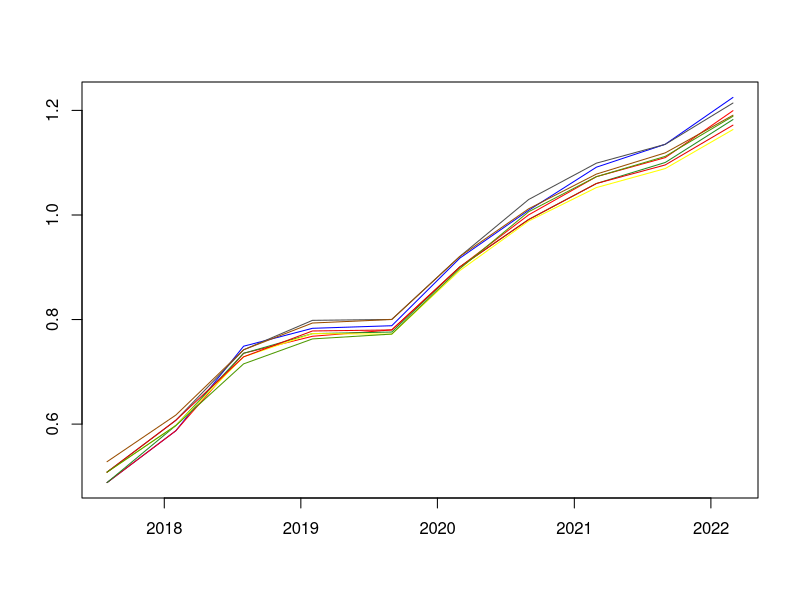
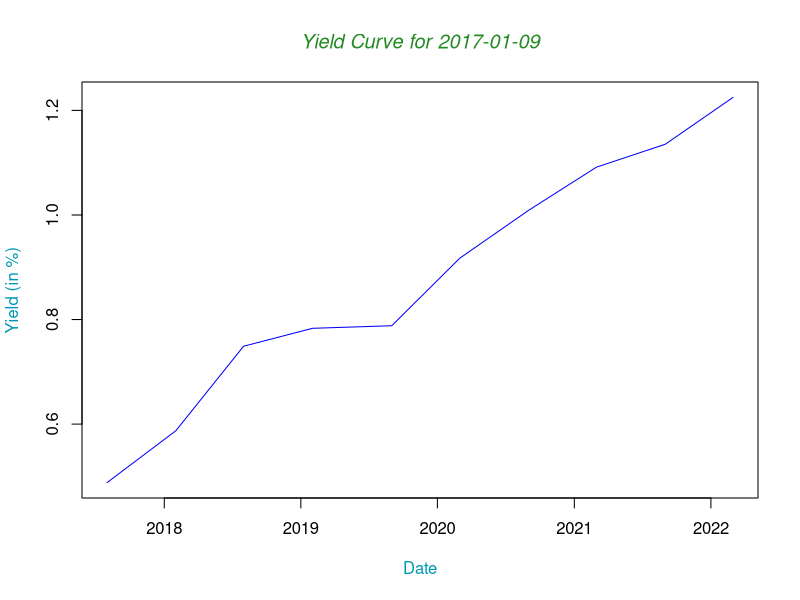
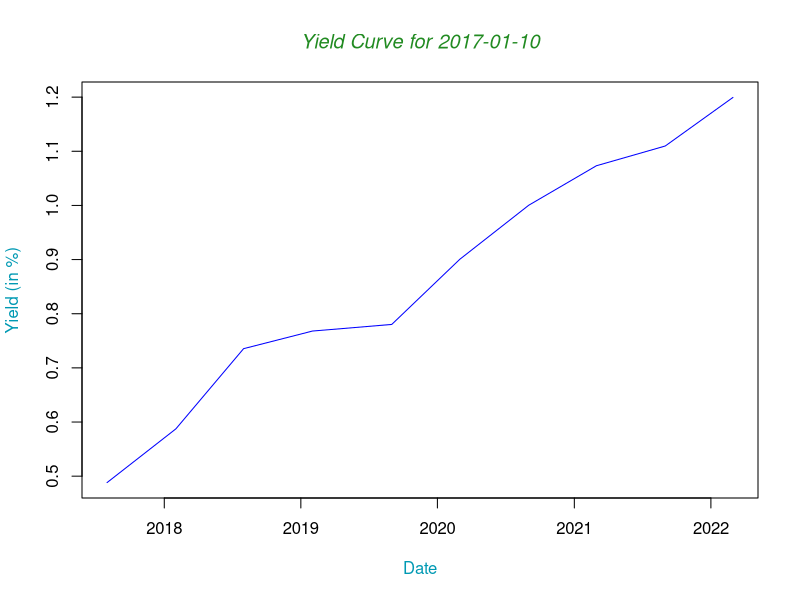
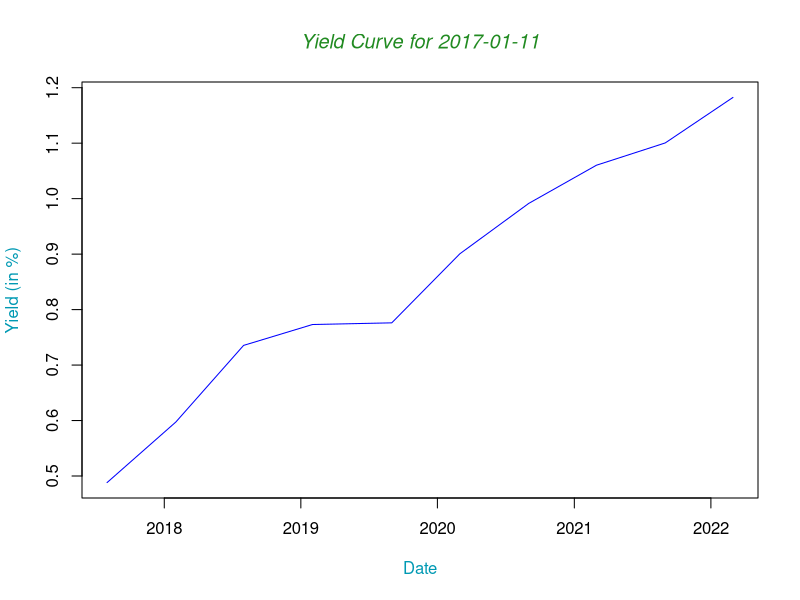
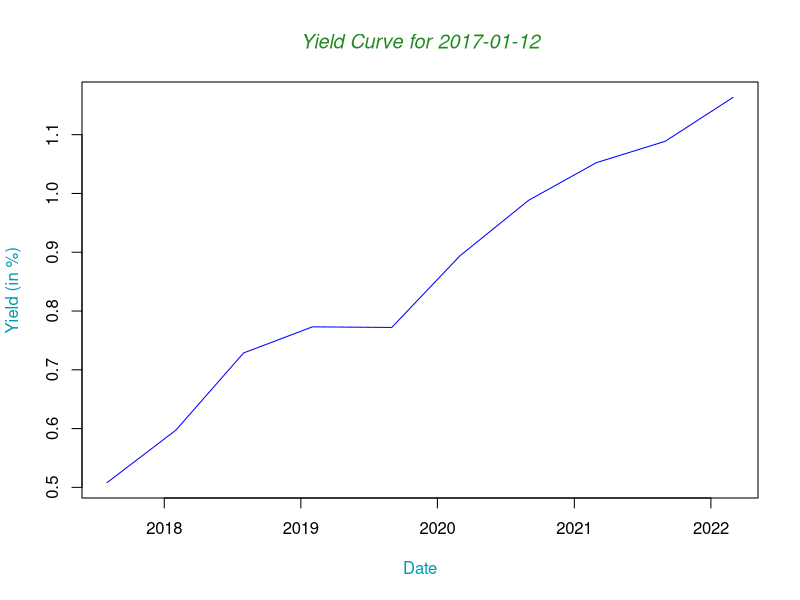
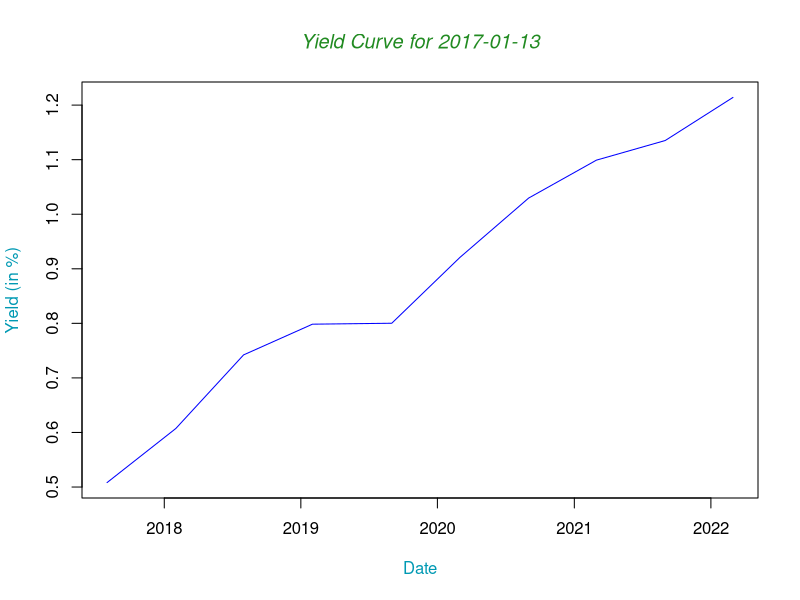
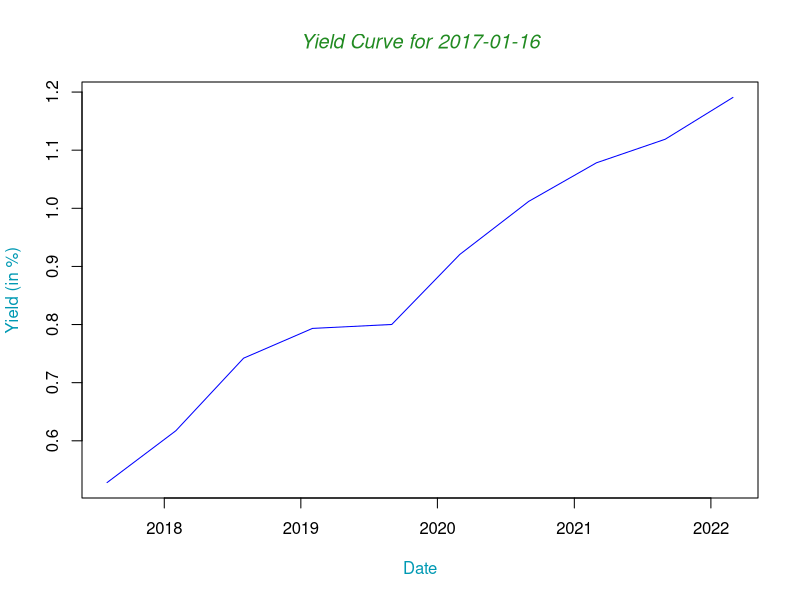
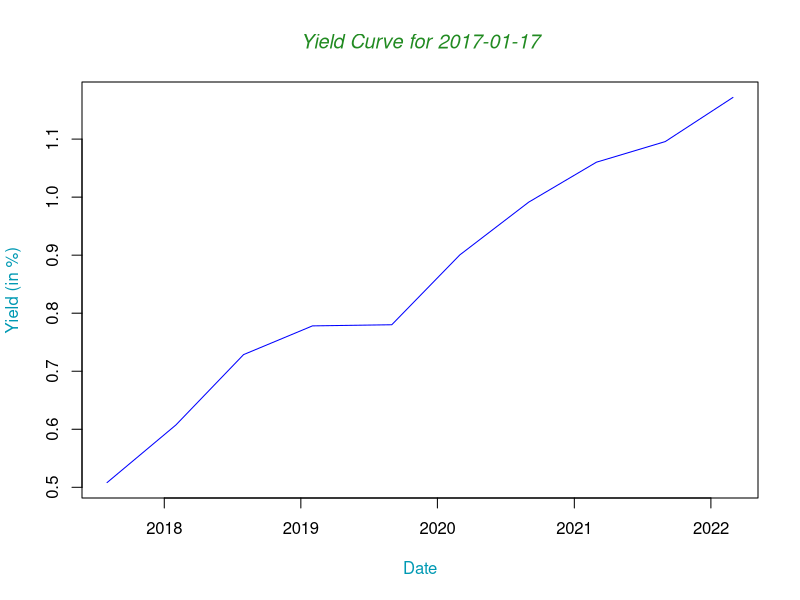

Write the R code that produced these figures, in order. (Note: this script raises an error after producing the figures.)
####Part 1####

#Install and load packages to be used

library(lubridate)


#Set working directory
setwd("~/Documents/Mathematical_Finance")

#Import data
bonds<-read.csv("Complete_Data.csv", header=F)

#Manipulate and select relevent data
bonds<-as.data.frame(bonds)
View(bonds)
bonds<-bonds[,c(1:6)]
bonds<-bonds[-c(1:3, 48:51, 96:99, 144:147, 192:195, 240:243, 
                288:292, 336:339, 384:387, 432:435),]
rownames(bonds) <- seq(length=nrow(bonds))
bonds[,3]<-as.Date(bonds[,3], "%Y-%B-%d")
bonds[,6]<-as.Date(bonds[,6], "%Y-%B-%d")
colnames(bonds) <- c("country","coupon", 
                     "effmaturity", "price", "ytm", "date")

#Find when dates change
chgdate<-c(0, 44, 44*2, 44*3, 44*4, 44*5, 44*6, 
           44*7, 44*8, 44*8+43, 44*8+43*2)
c((chgdate[10]+1):chgdate[11])

#Initialize a date vector
x<-rep(as.Date("2017-01-20"), 10)
X<-data.frame(x, x, x, x, x, x, x, x, x, x)

#Loop to set dates of interest
for( j in c(1:10)){
  for (i in c(1:10)) {
    month(X[i,j])<-month(X[i,j])+6*i
  }
}
colnames(X)<-unique(bonds$date)
View(X)

#Intialize another date vector, and perform a loop
#that selects the closest date to that of our interest
#In 6 month intervals
y<-rep(1, 10)
Y<-data.frame(y, y, y, y, y, y, y, y, y, y)
for (j in c(1:10)) {
  for (i in c(1:10)) {
    Y[i,j]<-which(abs(bonds[c((chgdate[j]+1):chgdate[j+1]),3]
                      -X[i,j]) == min(abs(bonds[c((chgdate[j]+1):chgdate[j+1]),3]-X[i,j])))
  }
}
View(Y)


for (i in c(1:10)) {
  X[,i]<-bonds[(chgdate[i]+c(Y[,i])),3]
}

chgdatetotal<-c(chgdate[1]+c(Y[,1]), chgdate[2]+c(Y[,2]),
                chgdate[3]+c(Y[,3]), chgdate[4]+c(Y[,4]),
                chgdate[5]+c(Y[,5]), chgdate[6]+c(Y[,6]),
                chgdate[7]+c(Y[,7]), chgdate[8]+c(Y[,8]),
                chgdate[9]+c(Y[,9]), chgdate[10]+c(Y[,10]))
chgdatetotal

#reduce dataframe to data of interest

subbonds<-bonds[chgdatetotal,]
View(subbonds)
rownames(subbonds) <- seq(length=nrow(subbonds))

#Some quick alterations
subbonds[,1]<-as.character(subbonds[,1])
subbonds[,2]<-as.numeric(as.character(subbonds[,2]))
subbonds[,4]<-as.numeric(as.character(subbonds[,4]))
subbonds[,5]<-as.numeric(as.character(subbonds[,5]))


#Compute yields

r<-rep(1, 10)
R<-data.frame(r, r, r, r, r, r, r, r, r, r)
for (j in c(1:10)) {
  R[1,j]<-((subbonds[(10*j-9),4])/((subbonds[(10*j-9),2])/2+100))^-1-1
}
View(R)

for (j in c(1:10)) {
  for (i in c(2:10)) {
    R[i,j]<-((subbonds[((10*j-10)+i),4]-sum((subbonds[((10*j-10)+i),2]/2)/((1+R[c(1:(i-1)),j])^(c(1:(i-1))))))*(100+subbonds[((10*j-10)+i),2]/2)^(-1))^(-1/i)-1
  }
}

R<-2*R
R<-as.data.frame(unlist(R))
colnames(R)<-c("yield")
rownames(R) <- seq(length=nrow(R))

subbonds<-data.frame(subbonds, R)


#### Plots ####

plot_colours <- c("blue", "red", "forestgreen", "yellow", rgb(0.3,0.3,.3), rgb(0.6,0.3,0), rgb(.9,0,0), rgb(0.3,0.6,0), rgb(0.3,0,.6), rgb(0,0.3,.6))
plot_colours1 <- plot_colours[c(1,2)]

for (i in c(1:10)) {
  pdf(file=paste("~/Documents/Mathematical_Finance/", paste("Yield_Curve_", subbonds[10*i-9,6], ".pdf", sep=""), sep=""), width = 10, height = 6)
  plot(subbonds[c((10*i-9):(10*i)),3], 100*subbonds[c((10*i-9):(10*i)),7], type="l", col=plot_colours1[1], ann=FALSE)
  title(main=paste("Yield Curve for ", subbonds[10*i-9,6], sep=""), col.main="forestgreen", font.main=3)
  title(xlab="Date", col.lab=rgb(0,0.6,.7))
  title(ylab="Yield (in %)" , col.lab=rgb(0,0.6,.7))
  dev.off()
}

plot(subbonds[c((1):(10)),3], 100*subbonds[c(1:10),7], type="l", col=plot_colours[1], ann=FALSE)
lines(subbonds[c((10*2-9):(10*2)),3], 100*subbonds[c((10*2-9):(10*2)),7], type="l", 
      lty=1, col=plot_colours[2])
lines(subbonds[c((10*3-9):(10*3)),3], 100*subbonds[c((10*3-9):(10*3)),7], type="l", 
      lty=1, col=plot_colours[3])
lines(subbonds[c((10*4-9):(10*4)),3], 100*subbonds[c((10*4-9):(10*4)),7], type="l", 
      lty=1, col=plot_colours[4])
lines(subbonds[c((10*5-9):(10*5)),3], 100*subbonds[c((10*5-9):(10*5)),7], type="l", 
      lty=1, col=plot_colours[5])
lines(subbonds[c((10*6-9):(10*6)),3], 100*subbonds[c((10*6-9):(10*6)),7], type="l", 
      lty=1, col=plot_colours[6])
lines(subbonds[c((10*7-9):(10*7)),3], 100*subbonds[c((10*7-9):(10*7)),7], type="l", 
      lty=1, col=plot_colours[7])
lines(subbonds[c((10*8-9):(10*8)),3], 100*subbonds[c((10*8-9):(10*8)),7], type="l", 
      lty=1, col=plot_colours[8])
lines(subbonds[c((10*9-9):(10*9)),3], 100*subbonds[c((10*i-9):(10*9)),7], type="l", 
      lty=1, col=plot_colours[9])
lines(subbonds[c((10*10-9):(10*10)),3], 100*subbonds[c((10*i-10):(10*10)),7], type="l", 
      lty=1, col=plot_colours[10])

title(main="All Yield Curves", 
      col.main="forestgreen", font.main=4)
title(xlab="Date", col.lab=rgb(0,0.6,.7))
title(ylab="Yield (in %)" , col.lab=rgb(0,0.6,.7))
legend(as.Date("2017-08-01"), 1.2, paste("Yield Curve for ", subbonds[c(1,11,21,31,41,51,61,71,81,91),6], sep=""), lty=c(1,1), 
       lwd=c(2,2),cex=.8, bty = "n", col=plot_colours)

#### Forward Rates ####

Ryrs<-as.data.frame(R[c(c(1:100)%%2==0),])
View(Ryrs)
colnames(Ryrs)<-c("yield")
Ryrs<-as.vector(t(Ryrs))

f<-rep(1,10)
f<-data.frame(f,f,f,f,f,f,f,f,f,f)
View(f)

g<-rep(1,4)
f1<-data.frame(g,g,g,g,g,g,g,g,g,g)
for (j in c(1:10)) {
  for (i in c(1:4)) {
    f1[i,j]<-(1+Ryrs[j*5-4+i])^(i+1)*(1+Ryrs[j*5-5+i])^(-(i))-1
  }
}
h<-rep(1,3)
f2<-data.frame(h,h,h,h,h,h,h,h,h,h)
for (j in c(1:10)) {
  for (i in c(1,2,3)) {
    f2[i,j]<-((1+Ryrs[j*5-3+i])^(2+i)*(1+Ryrs[j*5-5+i])^(-(i)))^(1/2)-1
  }
}
k<-rep(1,2)
f3<-data.frame(k,k,k,k,k,k,k,k,k,k)
for (j in c(1:10)) {
  for (i in c(1,2)) {
    f3[i,j]<-((1+Ryrs[j*5-2+i])^(3+i)*(1+Ryrs[j*5-5+i])^(-(i)))^(1/3)-1
  }
}
f4<-data.frame(c(1),c(1),c(1),c(1),c(1),c(1),c(1),c(1),c(1),c(1))
for (j in c(1:10)) {
  f4[1,j]<-((1+Ryrs[j*5])^(5)*(1+Ryrs[j*5-4])^(-(1)))^(1/4)-1
}
f[c(1, 5, 8, 10),]<-f1
f[c(2,6,9),]<-f2
f[c(3,7),]<-f3
f[c(4),]<-f4

plot(subbonds[c(4,6,8,10),3],100*f[c(1,5,8,10),1], type="l", col=plot_colours[1])
plot(subbonds[c(4,6,8,10),3],100*f[c((1):(4)),1], type="l", col=plot_colours[1])

####Working Area####
